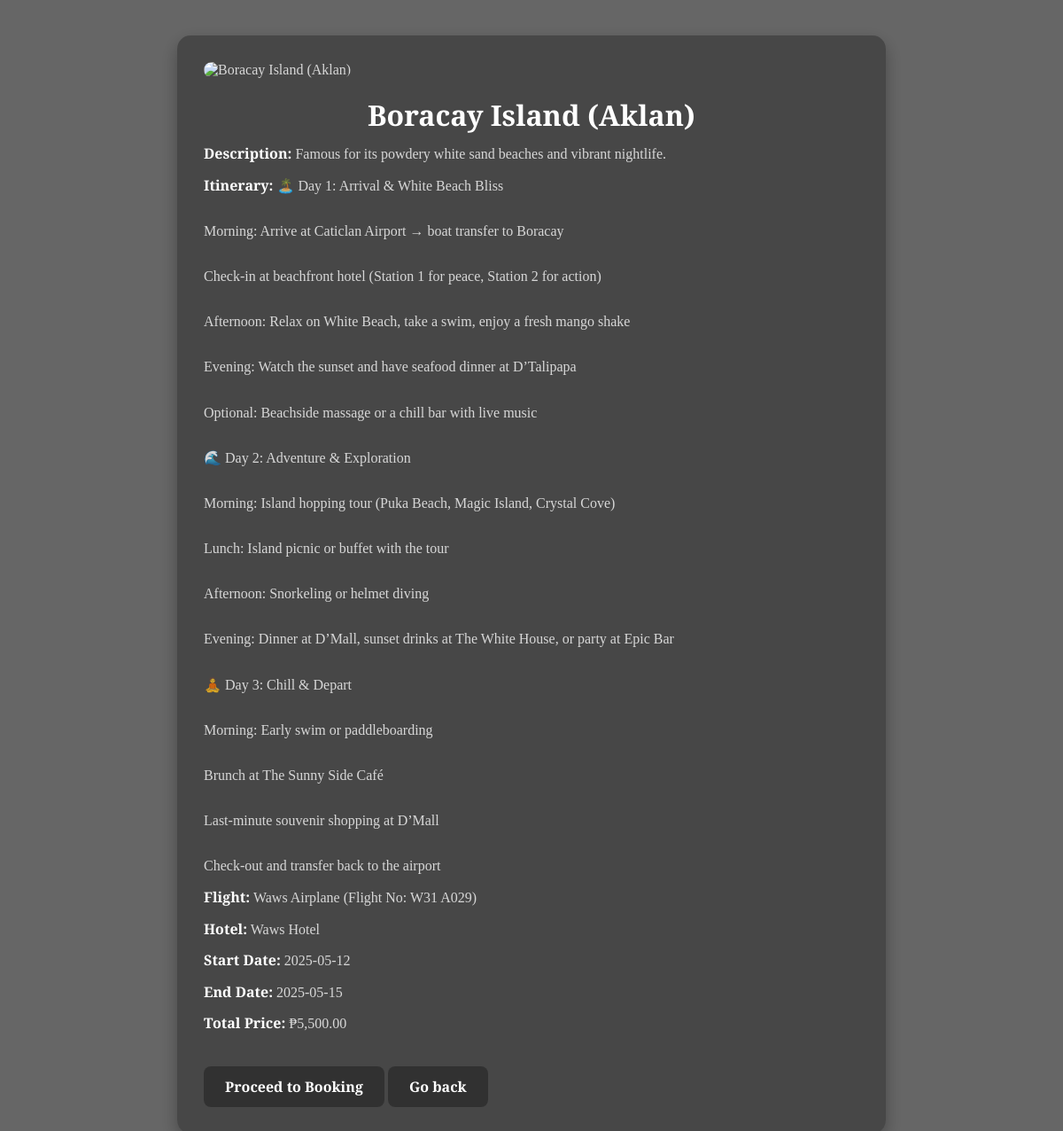
Page /frontend/traveler/destination_details.php?id=11 on the committed database.
### tables this page shows
CREATE TABLE `destinations` (
  `id` int(11) NOT NULL,
  `operator_id` int(11) DEFAULT NULL,
  `name` varchar(100) DEFAULT NULL,
  `description` text DEFAULT NULL,
  `image_url` varchar(255) DEFAULT NULL,
  `itinerary` text DEFAULT NULL,
  `flight_info` varchar(255) DEFAULT NULL,
  `hotel` varchar(255) DEFAULT NULL,
  `start_date` date DEFAULT NULL,
  `end_date` date DEFAULT NULL,
  `price` decimal(10,2) DEFAULT NULL,
  `created_at` datetime DEFAULT current_timestamp(),
  `max_slots` int(11) DEFAULT 20,
  `is_featured` tinyint(1) DEFAULT 0
);

### frontend/traveler/destination_details.php (the view, shortened to what this page needs)
<?php
require '../../backend/config/db.php';
$destination_id = $_GET['id'];
$stmt = $pdo->prepare("SELECT * FROM destinations WHERE id = ?");
$stmt->execute([$destination_id]);
$destination = $stmt->fetch(PDO::FETCH_ASSOC);
?>
<!DOCTYPE html>
<html>
<head>
</head>
<body>
  <div class="overlay">
    <div class="container">
      <img src="<?= htmlspecialchars($destination['image_url']) ?>" alt="<?= htmlspecialchars($destination['name']) ?>">
      <h1><?= htmlspecialchars($destination['name']) ?></h1>
      <p><strong>Description:</strong> <?= nl2br(htmlspecialchars($destination['description'])) ?></p>
      <p><strong>Itinerary:</strong> <?= nl2br(htmlspecialchars($destination['itinerary'] ?? 'Not available')) ?></p>
      <p><strong>Flight:</strong> <?= htmlspecialchars($destination['flight_info'] ?? 'Not specified') ?></p>
      <p><strong>Hotel:</strong> <?= htmlspecialchars($destination['hotel'] ?? 'Not specified') ?></p>
      <p><strong>Start Date:</strong> <?= htmlspecialchars($destination['start_date'] ?? 'N/A') ?></p>
      <p><strong>End Date:</strong> <?= htmlspecialchars($destination['end_date'] ?? 'N/A') ?></p>
      <p><strong>Total Price:</strong> ₱<?= number_format($destination['price'] ?? 0, 2) ?></p>
      <a href="booking_form.php?package_id=<?= $destination['id'] ?>" class="btn">Proceed to Booking</a>
      <a href="destinations.php" class="btn">Go back</a>
    </div>
  </div>
</body>
</html>

### rows in the picture
destinations: name "Boracay Island (Aklan)", description "Famous for its powdery white sand beaches and vibrant nightlife.", itinerary "🏝️ Day 1: Arrival & White Beach Bliss Morning: Arrive at Caticlan Airport → boat transfer to Boracay Check-in at beachfront hotel (Station 1 for peace, Station 2 for action) Afternoon: Relax on White Beach, take a swim, enjoy a fresh mango shake Evening: Watch the sunset and have seafood dinner at D’Talipapa Optional: Beachside massage or a chill bar with live music 🌊 Day 2: Adventure & Exploration Morning: Island hopping tour (Puka Beach, Magic Island, Crystal Cove) Lunch: Island picnic or buffet with the tour Afternoon: Snorkeling or helmet diving Evening: Dinner at D’Mall, sunset drinks at The White House, or party at Epic Bar 🧘 Day 3: Chill & Depart Morning: Early swim or paddleboarding…", flight_info "Waws Airplane (Flight No: W31 A029)", hotel "Waws Hotel", start_date "2025-05-12", end_date "2025-05-15", price "5,500.00"
